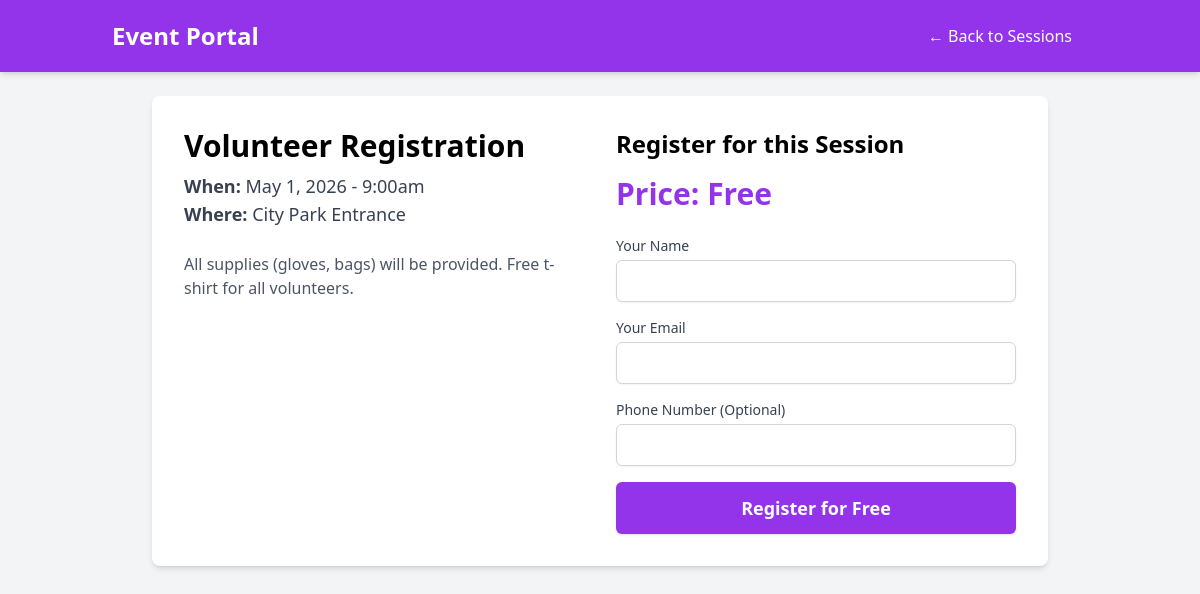
The app's page /sub_event.php?id=6 (signed in) with its own data.
### tables this page shows
CREATE TABLE `sub_events` (
  `id` int(11) NOT NULL,
  `main_event_id` int(11) NOT NULL,
  `name` varchar(255) NOT NULL,
  `date` datetime NOT NULL,
  `venue` varchar(255) DEFAULT NULL,
  `description` text DEFAULT NULL,
  `price` decimal(10,2) NOT NULL DEFAULT 0.00
);

### sub_event.php (the view, shortened to what this page needs)
<?php
include 'db.php';
$sub_event_id = $_GET['id'] ?? 0;
$sub_event = null;
if ($sub_event_id) {
    $stmt = $conn->prepare("SELECT * FROM sub_events WHERE id = ?");
    $stmt->bind_param("i", $sub_event_id);
    $stmt->execute();
    $result = $stmt->get_result();
    if ($result->num_rows === 1) {
        $sub_event = $result->fetch_assoc();
    }
}
$is_free = $sub_event['price'] <= 0;
$price_display = $is_free ? 'Free' : '₹' . number_format($sub_event['price']);
?>
<!DOCTYPE html>
<html lang="en">
<head>
    <script src="https://cdn.tailwindcss.com"></script>
</head>
<body class="bg-gray-100">
    <nav class="bg-purple-600 text-white shadow-md">
        <div class="container mx-auto px-6 py-4 flex justify-between items-center">
            <a href="index.php" class="text-2xl font-bold">Event Portal</a>
            <div class="flex space-x-4">
                <a href="event.php?id=<?php echo $sub_event['main_event_id']; ?>" class="py-2 px-4 hover:bg-purple-700 rounded">&larr; Back to Sessions</a>
            </div>
        </div>
    </nav>
    <main class="container mx-auto p-6">
        <div class="bg-white p-8 rounded-lg shadow-md max-w-4xl mx-auto">
            <div class="grid grid-cols-1 md:grid-cols-2 gap-8">
                <div>
                    <h1 class="text-3xl font-bold mb-2"><?php echo htmlspecialchars($sub_event['name']); ?></h1>
                    <div class="mb-6">
                        <p class="text-lg text-gray-700"><strong>When:</strong> <?php echo htmlspecialchars(date('F j, Y - g:ia', strtotime($sub_event['date']))); ?></p>
                        <p class="text-lg text-gray-700"><strong>Where:</strong> <?php echo htmlspecialchars($sub_event['venue']); ?></p>
                    </div>
                    <p class="text-gray-600 mb-4"><?php echo htmlspecialchars($sub_event['description']); ?></p>
                </div>
                <div classs="bg-gray-50 p-6 rounded-lg shadow-inner">
                    <h2 class="text-2xl font-semibold mb-4">Register for this Session</h2>
                    <div class="text-3xl font-bold text-purple-600 mb-6">
                        Price: <?php echo $price_display; ?>
                    </div>
                    <?php if ($is_free): ?>
                        <form action="register.php" method="POST" class="space-y-4">
                            <div>
                                <label for="name" class="block text-sm font-medium text-gray-700">Your Name</label>
                                <input type="text" name="name" id="name" class="mt-1 block w-full p-2 border border-gray-300 rounded-md shadow-sm" required>
                            </div>
                            <div>
                                <label for="email" class="block text-sm font-medium text-gray-700">Your Email</label>
                                <input type="email" name="email" id="email" class="mt-1 block w-full p-2 border border-gray-300 rounded-md shadow-sm" required>
                            </div>
                            <div>
                                <label for="phone" class="block text-sm font-medium text-gray-700">Phone Number (Optional)</label>
                                <input type="text" name="phone" id="phone" class="mt-1 block w-full p-2 border border-gray-300 rounded-md shadow-sm">
                            </div>
                            <button type="submit" class="w-full bg-purple-600 text-white py-3 px-4 rounded-md shadow hover:bg-purple-700 font-semibold text-lg">
                                Register for Free
                            </button>
                        </form>
                    <?php endif; ?>
                </div>
            </div>
        </div>
    </main>
</body>
</html>

### records on screen
sub_events: name "Volunteer Registration", date "May 1, 2026 - 9:00am", venue "City Park Entrance", description "All supplies (gloves, bags) will be provided. Free t-shirt for all volunteers.", price "Free"
